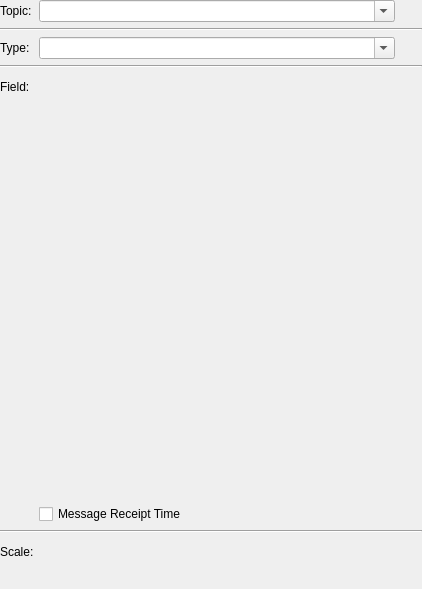
<?xml version="1.0" encoding="UTF-8"?>
<ui version="4.0">
 <class>CurveAxisConfigWidget</class>
 <widget class="QWidget" name="CurveAxisConfigWidget">
  <property name="geometry">
   <rect>
    <x>0</x>
    <y>0</y>
    <width>422</width>
    <height>589</height>
   </rect>
  </property>
  <property name="windowTitle">
   <string>Form</string>
  </property>
  <layout class="QGridLayout" name="gridLayout">
   <property name="horizontalSpacing">
    <number>5</number>
   </property>
   <property name="margin">
    <number>0</number>
   </property>
   <item row="4" column="0">
    <widget class="QLabel" name="label_2">
     <property name="minimumSize">
      <size>
       <width>0</width>
       <height>25</height>
      </size>
     </property>
     <property name="text">
      <string>Field:</string>
     </property>
    </widget>
   </item>
   <item row="8" column="0" colspan="2">
    <widget class="Line" name="line_2">
     <property name="orientation">
      <enum>Qt::Horizontal</enum>
     </property>
    </widget>
   </item>
   <item row="2" column="0">
    <widget class="QLabel" name="label_4">
     <property name="text">
      <string>Type:</string>
     </property>
    </widget>
   </item>
   <item row="2" column="1">
    <layout class="QHBoxLayout" name="horizontalLayout_7">
     <property name="spacing">
      <number>5</number>
     </property>
     <item>
      <widget class="rqt_multiplot::MessageTypeComboBox" name="comboBoxType">
       <property name="inputMethodHints">
        <set>Qt::ImhExclusiveInputMask</set>
       </property>
       <property name="editable">
        <bool>true</bool>
       </property>
       <property name="insertPolicy">
        <enum>QComboBox::NoInsert</enum>
       </property>
      </widget>
     </item>
     <item>
      <widget class="rqt_multiplot::StatusWidget" name="statusWidgetType" native="true">
       <property name="minimumSize">
        <size>
         <width>22</width>
         <height>22</height>
        </size>
       </property>
       <property name="maximumSize">
        <size>
         <width>22</width>
         <height>22</height>
        </size>
       </property>
      </widget>
     </item>
    </layout>
   </item>
   <item row="0" column="1">
    <layout class="QHBoxLayout" name="horizontalLayout_3">
     <property name="spacing">
      <number>5</number>
     </property>
     <item>
      <widget class="rqt_multiplot::MessageTopicComboBox" name="comboBoxTopic">
       <property name="sizePolicy">
        <sizepolicy hsizetype="MinimumExpanding" vsizetype="Fixed">
         <horstretch>0</horstretch>
         <verstretch>0</verstretch>
        </sizepolicy>
       </property>
       <property name="inputMethodHints">
        <set>Qt::ImhExclusiveInputMask</set>
       </property>
       <property name="editable">
        <bool>true</bool>
       </property>
       <property name="insertPolicy">
        <enum>QComboBox::NoInsert</enum>
       </property>
      </widget>
     </item>
     <item>
      <widget class="rqt_multiplot::StatusWidget" name="statusWidgetTopic" native="true">
       <property name="minimumSize">
        <size>
         <width>22</width>
         <height>22</height>
        </size>
       </property>
       <property name="maximumSize">
        <size>
         <width>22</width>
         <height>22</height>
        </size>
       </property>
      </widget>
     </item>
    </layout>
   </item>
   <item row="3" column="0" colspan="2">
    <widget class="Line" name="line">
     <property name="orientation">
      <enum>Qt::Horizontal</enum>
     </property>
    </widget>
   </item>
   <item row="10" column="0">
    <widget class="QLabel" name="label_3">
     <property name="minimumSize">
      <size>
       <width>0</width>
       <height>25</height>
      </size>
     </property>
     <property name="text">
      <string>Scale:</string>
     </property>
    </widget>
   </item>
   <item row="0" column="0">
    <widget class="QLabel" name="label">
     <property name="text">
      <string>Topic:</string>
     </property>
    </widget>
   </item>
   <item row="5" column="0">
    <spacer name="verticalSpacer">
     <property name="orientation">
      <enum>Qt::Vertical</enum>
     </property>
     <property name="sizeHint" stdset="0">
      <size>
       <width>20</width>
       <height>40</height>
      </size>
     </property>
    </spacer>
   </item>
   <item row="1" column="0" colspan="2">
    <widget class="Line" name="line_3">
     <property name="orientation">
      <enum>Qt::Horizontal</enum>
     </property>
    </widget>
   </item>
   <item row="4" column="1" rowspan="2">
    <layout class="QGridLayout" name="gridLayout_2">
     <property name="horizontalSpacing">
      <number>5</number>
     </property>
     <item row="0" column="1">
      <widget class="rqt_multiplot::StatusWidget" name="statusWidgetField" native="true">
       <property name="minimumSize">
        <size>
         <width>22</width>
         <height>22</height>
        </size>
       </property>
       <property name="maximumSize">
        <size>
         <width>22</width>
         <height>22</height>
        </size>
       </property>
      </widget>
     </item>
     <item row="0" column="0" rowspan="2">
      <widget class="rqt_multiplot::MessageFieldWidget" name="widgetField" native="true">
       <property name="sizePolicy">
        <sizepolicy hsizetype="MinimumExpanding" vsizetype="MinimumExpanding">
         <horstretch>0</horstretch>
         <verstretch>0</verstretch>
        </sizepolicy>
       </property>
      </widget>
     </item>
     <item row="2" column="0">
      <widget class="QCheckBox" name="checkBoxFieldReceiptTime">
       <property name="text">
        <string>Message Receipt Time</string>
       </property>
      </widget>
     </item>
    </layout>
   </item>
   <item row="10" column="1" rowspan="2">
    <layout class="QGridLayout" name="gridLayout_3">
     <property name="horizontalSpacing">
      <number>5</number>
     </property>
     <item row="0" column="1">
      <widget class="rqt_multiplot::StatusWidget" name="statusWidgetScale" native="true">
       <property name="minimumSize">
        <size>
         <width>22</width>
         <height>22</height>
        </size>
       </property>
       <property name="maximumSize">
        <size>
         <width>22</width>
         <height>22</height>
        </size>
       </property>
      </widget>
     </item>
     <item row="0" column="0" rowspan="2">
      <widget class="rqt_multiplot::CurveAxisScaleConfigWidget" name="widgetScale" native="true">
       <property name="sizePolicy">
        <sizepolicy hsizetype="MinimumExpanding" vsizetype="Preferred">
         <horstretch>0</horstretch>
         <verstretch>0</verstretch>
        </sizepolicy>
       </property>
       <property name="minimumSize">
        <size>
         <width>0</width>
         <height>50</height>
        </size>
       </property>
      </widget>
     </item>
    </layout>
   </item>
  </layout>
 </widget>
 <customwidgets>
  <customwidget>
   <class>rqt_multiplot::MessageTopicComboBox</class>
   <extends>QComboBox</extends>
   <header location="global">rqt_multiplot/MessageTopicComboBox.h</header>
  </customwidget>
  <customwidget>
   <class>rqt_multiplot::MessageTypeComboBox</class>
   <extends>QComboBox</extends>
   <header location="global">rqt_multiplot/MessageTypeComboBox.h</header>
  </customwidget>
  <customwidget>
   <class>rqt_multiplot::StatusWidget</class>
   <extends>QWidget</extends>
   <header location="global">rqt_multiplot/StatusWidget.h</header>
   <container>1</container>
  </customwidget>
  <customwidget>
   <class>rqt_multiplot::MessageFieldWidget</class>
   <extends>QWidget</extends>
   <header location="global">rqt_multiplot/MessageFieldWidget.h</header>
   <container>1</container>
  </customwidget>
  <customwidget>
   <class>rqt_multiplot::CurveAxisScaleConfigWidget</class>
   <extends>QWidget</extends>
   <header location="global">rqt_multiplot/CurveAxisScaleConfigWidget.h</header>
   <container>1</container>
  </customwidget>
 </customwidgets>
 <resources/>
 <connections/>
</ui>
